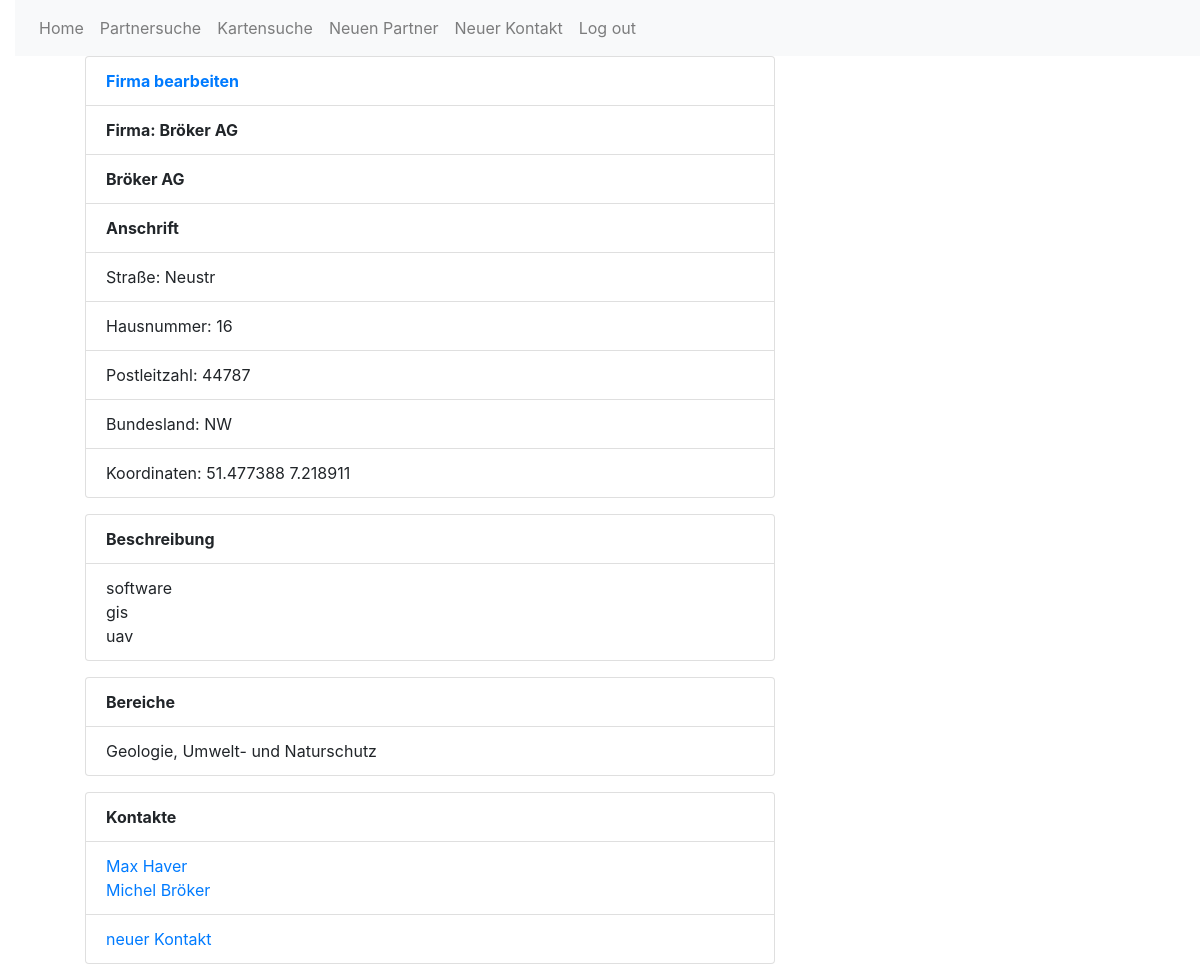
Screenshot of /firmen/firma_detail/1 (signed in) with the database file from the repository.
### crm/models.py (models this page shows, shortened)
class Firma(models.Model):
    LISTE_BUNDESLAND = (
            ('BB', 'Brandenburg'),
            ('BE', 'Berlin'),
            ('BW', 'Baden-Wuerttemberg'),
            ('BY', 'Bayern'),
            ('HB', 'Bremen'),
            ('HE', 'Hessen'),
            ('HH', 'Hamburg'),
            ('MV', 'Mecklenburg-Vorpommern'),
            ('NI', 'Niedersachsen'),
            ('NW', 'Nordrhein-Westfalen'),
            ('RP', 'Rheinland-Pfalz'),
            ('SH', 'Schleswig-Holstein'),
            ('SL', 'Saarland'),
            ('SN', 'Sachsen'),
            ('ST', 'Sachsen-Anhalt'),
            ('TH', 'Thueringen'),
    )
    LISTE_ART = (
            ('Behoerde','Behoerde'),
            ('Firma','Firma'),
            ('Institut', 'Institut'),
            ('Verband', 'Verband')
    )
    LISTE_BEFAEHIGUNG = (
            ('Bacherlorarbeit', 'Bacherlorarbeit'),
            ('Masterarbeit', 'Masterarbeit'),
            ('Praktikum', 'Praktikum'),
            ('Exkursion', 'Exkursion')
    )
    LISTE_BEREICH = (
            ('Agrarwirtschaft','Agrarwirtschaft'),
            ('CAD','CAD'),
            ('Geo- und Landschaftsökologie','Geo- & Landschaftsökologie'),
            ('Geodäse und Vermessung','Geodäse und Vermessung'),
            ('Geodaten','Geodaten'),
            ('Geographie','Geographie'),
            ('Geoinformatik','Geoinformatik'),
            ('Geologie','Geologie'),
            ('Geomarketing','Geomarketing'),
            ('Geophysik','Geophysik'),
            ('Geowissenschaften','Geowissenschaften'),
            ('GIS','GIS'),
            ('GIS-Applikation','GIS-Applikation'),
            ('Hydrologie und Wasserbau','Hydrologie und Wasserbau'),
            ('Kartographie und Visualisierung','Kartographie und Visualisierung'),
            ('Meteorologie','Meteorologie'),
            ('Navigation und Telematik','Navigation und Telematik'),
            ('Photogrammetrie','Photogrammetrie'),
            ('Planung','Planung'),
            ('Raumordnung','Raumordnung'),
            ('Software-Entwicklung','Software-Entwicklung'),
            ('Umwelt- und Naturschutz','Umwelt- und Naturschutz'),
            ('Verkehr','Verkehr'),
            ('Vermessung','Vermessung')
    )
    name = models.CharField(max_length=100, blank=False)
    art = models.CharField(max_length=50, choices=LISTE_ART, null=True)
    freie_beschreibung = models.TextField(null=True, blank=True)
    strasse = models.CharField(max_length=100, blank=False)
    hausnummer = models.IntegerField(blank=False)
    hausnummerzusatz = models.CharField(max_length=10, null=True, blank=True)
    plz = models.IntegerField(blank=False)
    ort = models.CharField(max_length=50, blank=False)
    bundesland = models.CharField(max_length=2, blank=False, choices=LISTE_BUNDESLAND)
    land = models.CharField(max_length=50, blank=False)
    xKoordinate = models.FloatField(null=True, blank=True)
    yKoordinate = models.FloatField(null=True, blank=True)
    bereich = MultiSelectField(max_length=200, choices=LISTE_BEREICH, null=True, blank=True)
    befaehigung =  MultiSelectField(max_length=200, choices=LISTE_BEFAEHIGUNG, null=True, blank=True)
    class Meta:
        verbose_name_plural = "Firmen"

class KontaktFirma(models.Model):
    vorname = models.CharField(max_length=50, blank=False) #max_length = required
    nachname = models.CharField(max_length=50, blank=False)
    email = models.EmailField(null=True)
    telefon = models.CharField(max_length=30, blank=True, null=True)
    telefon2 = models.CharField(max_length=30, blank=True, null=True)
    freie_beschreibung = models.TextField(null=True, blank=True)
    firma = models.ForeignKey(Firma,on_delete=models.SET_NULL, null=True, blank=False)
    hsbo_mitarbeiter = models.ManyToManyField(settings.AUTH_USER_MODEL, blank=False)
    class Meta:
        verbose_name_plural = "Kontakt Firmen"

### crm/views.py (the view)
# urls.py: path('firmen/firma_detail/<int:pk>', views.firma_detail, name='firma_detail'),
def firma_detail(request, pk):
    firma = get_object_or_404(Firma, pk=pk)
    kontakte = KontaktFirma.objects.all()
    return render(request, 'bopartner/firma_detail.html', {'firma': firma, 'kontakte':kontakte})

### crm/templates/bopartner/firma_detail.html (shortened to what this page needs)
{% extends 'bopartner/base.html' %}
{% block content %}
<div class="container">
    <div>
        <ul>
            {% if user.is_authenticated %}
            <li class="list-group-item"><b><a href="{% url 'edit_firma' pk=firma.pk %}">Firma bearbeiten</a><br></b></li>
            {% endif %}
            <li class="list-group-item"><b>Firma: {{firma.name}}</a><br></b></li>
            <li class="list-group-item"><b>{{firma.name}}</b></li>
            <li class="list-group-item"><b>Anschrift</b></li>
            <li class="list-group-item">Straße: {{ firma.strasse }}</li>
            <li class="list-group-item">Hausnummer: {{ firma.hausnummer }}</li>
            <li class="list-group-item">Postleitzahl: {{ firma.plz }}</li>
            <li class="list-group-item">Bundesland: {{ firma.bundesland }}</li>
            <li class="list-group-item">Koordinaten: {{ firma.xKoordinate }}       {{ firma.yKoordinate }}</li>
        </ul>
    </div>
    <div>
        <ul>
            <li class="list-group-item"><b>Beschreibung</b></li>
            <li class="list-group-item">{{ firma.freie_beschreibung|linebreaksbr }}</li>
        </ul>
    </div>
    <div>
        <ul>
            <li class="list-group-item"><b>Bereiche</b></li>
            <li class="list-group-item">{{ firma.bereich|linebreaksbr }}</li>
        </ul>
    </div>
    {% if user.is_authenticated %}
    <div>
        <ul>
            <li class="list-group-item"><b>Kontakte</b></li>
            <li class="list-group-item">
                {% for kontakt in kontakte %}
                    {% if kontakt.firma.name == firma.name %}
                            <a href="{% url 'kontakt_detail' pk=kontakt.pk %}">{{ kontakt.vorname }} {{ kontakt.nachname }}</a><br>
                    {% endif %}
                {% endfor %}
            </li>
            <li class="list-group-item"><a href="{% url 'neuer_kontakt' %}">neuer Kontakt </a></li>
        </ul>
    </div>
    {% endif %}
</div>
{% endblock %}

### crm/static/css/bopartner.css (style rules this page uses)
body { padding-left: 15px; }

### rows the page displays
Firma: name "Bröker AG", strasse "Neustr", hausnummer "16", plz "44787", bundesland "NW", xKoordinate "51.477388", yKoordinate "7.218911", freie_beschreibung "software gis uav", bereich "Geologie, Umwelt- und Naturschutz"
KontaktFirma: vorname "Max", nachname "Haver"
KontaktFirma: vorname "Michel", nachname "Bröker"
